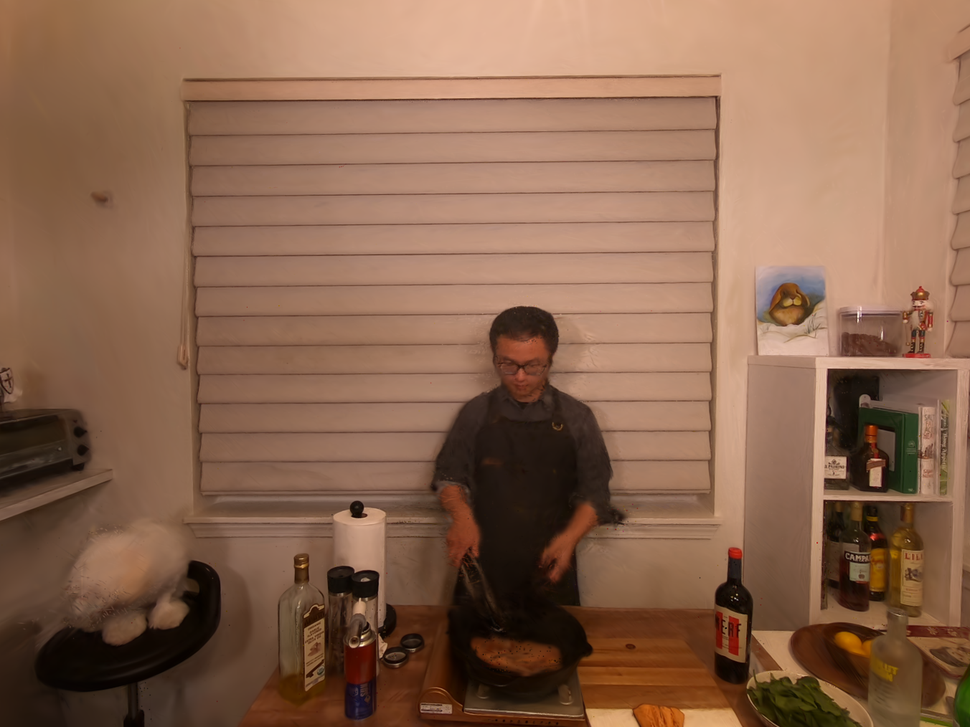
#> input picture data/disparity/images/left.png, 970 x 727 px, shrunk from 1352 x 1014 before the run
$ python disparitymap_tests.py
#> lines starting #> are read from the running program, lines starting #| are printed output that depends on the picture
import cv2
import numpy as np
import matplotlib.pyplot as plt

# Load the left image and disparity map
left_image = cv2.imread("./data/disparity/images/left.png")  # Change to your image path
#> left_image is the input picture: shape (727, 970, 3); mean B, G, R 78.6, 101.6, 138.4
disparity_map = cv2.imread("./data/disparity/disparity/sceneflow.png", cv2.IMREAD_GRAYSCALE)
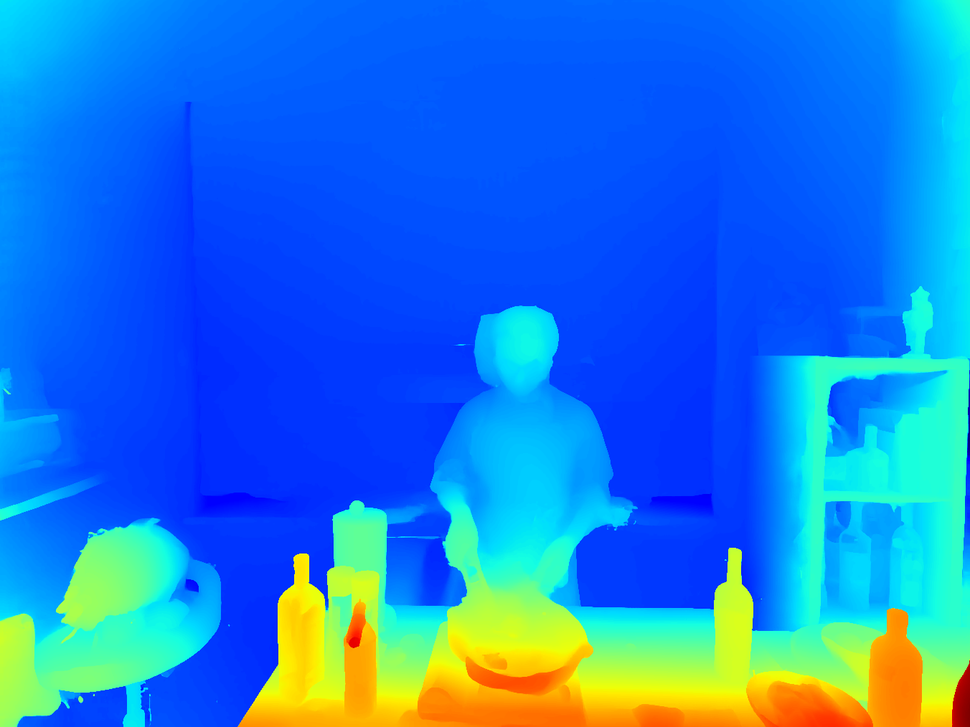
#> input picture data/disparity/disparity/sceneflow.png, 970 x 727 px, shrunk from 1352 x 1014 before the run
#> disparity_map: shape (727, 970); min 13, max 225, mean 107.5
ground_truth_right = cv2.imread("./data/disparity/images/right.png")  # Ground truth right image
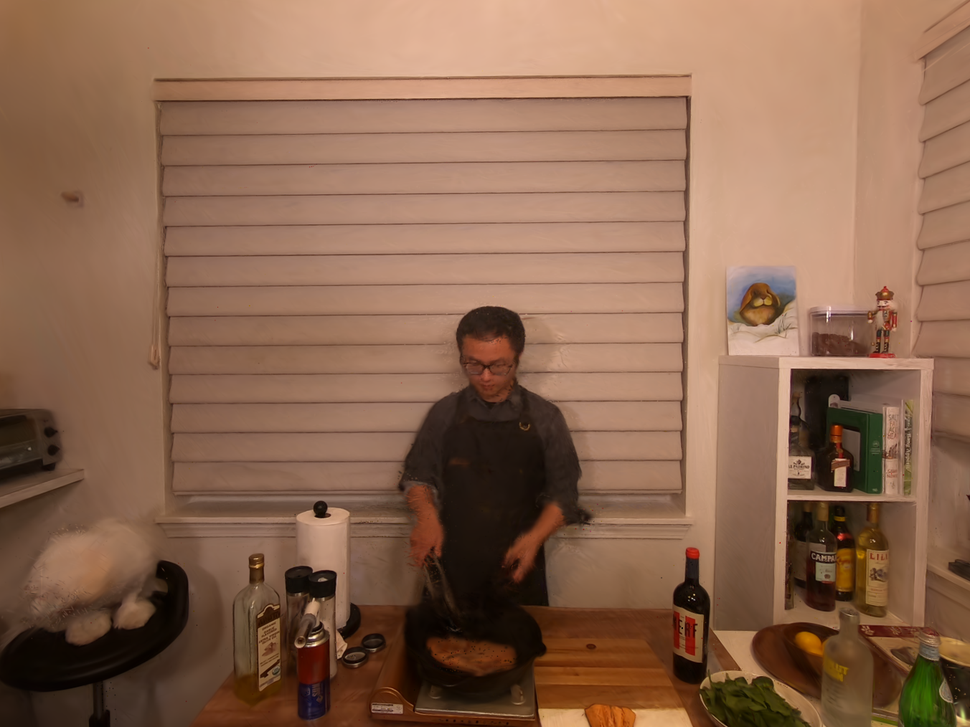
#> input picture data/disparity/images/right.png, 970 x 727 px, shrunk from 1352 x 1014 before the run
#> ground_truth_right is the input picture: shape (727, 970, 3); mean B, G, R 79.2, 102.4, 139.2

# Convert disparity to float
disparity_map = disparity_map.astype(np.float32)

mean_disp = np.mean(disparity_map)
#> mean_disp = 107.5
min_disp = np.min(disparity_map)
#> min_disp = 13


# Get image dimensions
h, w, _ = left_image.shape
#> h = 727; w = 970

# Initialize an empty right image (same shape as left image)
estimated_right = np.zeros_like(left_image)

# Warp pixels from left to right image
for y in range(h):
    for x in range(w):
        d = int(disparity_map[y, x])  # Read disparity value
        x_new = x - (d)  # Compute new x position in right image

        if 0 <= x_new < w:
            estimated_right[y, x_new] = left_image[y, x]
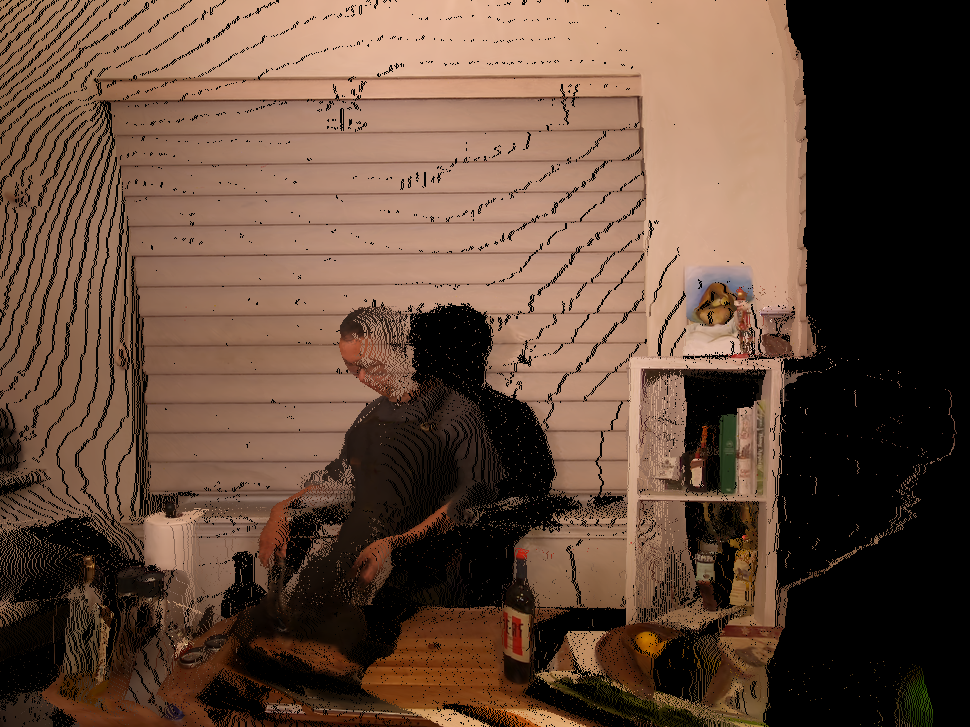
#> estimated_right: shape (727, 970, 3); mean B, G, R 58.9, 75.1, 101.4


ground_truth_gray = cv2.cvtColor(ground_truth_right, cv2.COLOR_BGR2GRAY)
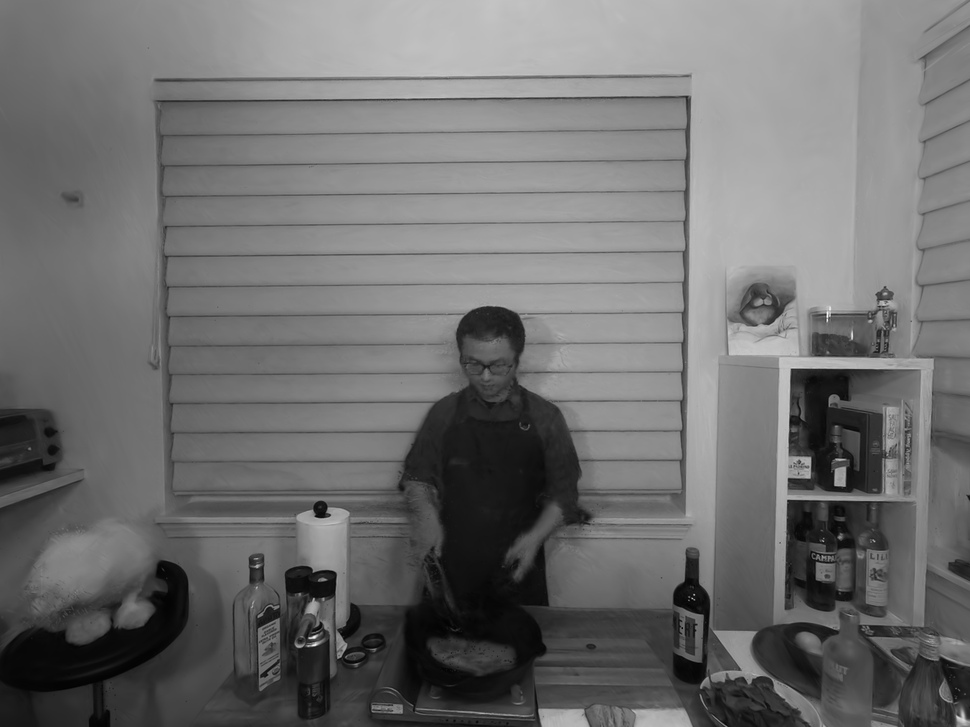
#> ground_truth_gray: shape (727, 970); min 2, max 254, mean 110.8
estimated_gray = cv2.cvtColor(estimated_right, cv2.COLOR_BGR2GRAY)
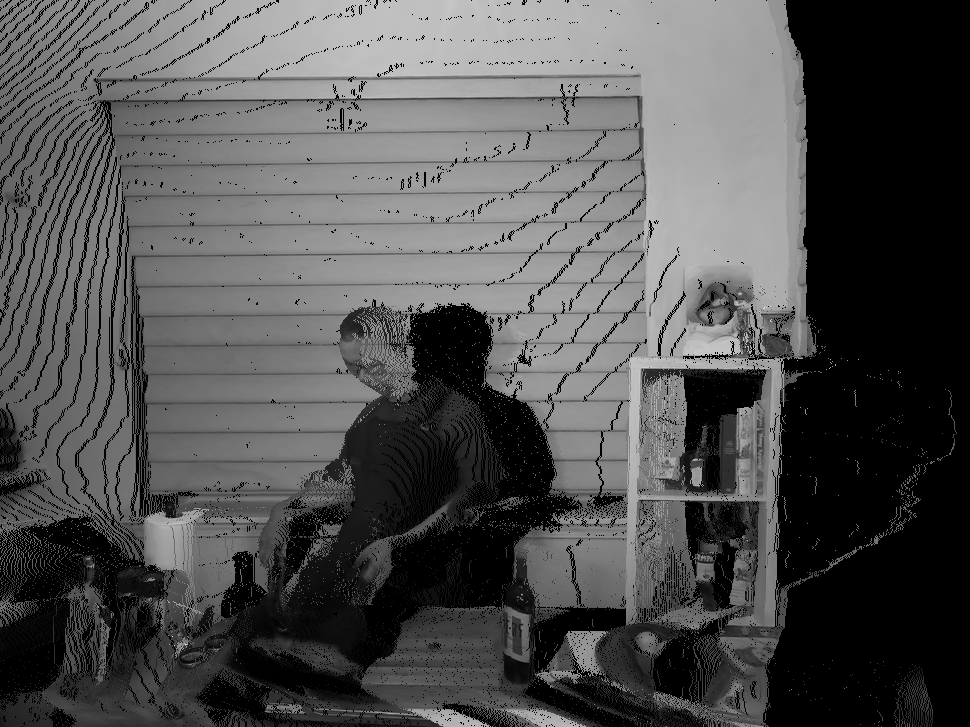
#> estimated_gray: shape (727, 970); min 0, max 235, mean 81.1

difference = cv2.absdiff(ground_truth_gray, estimated_gray)
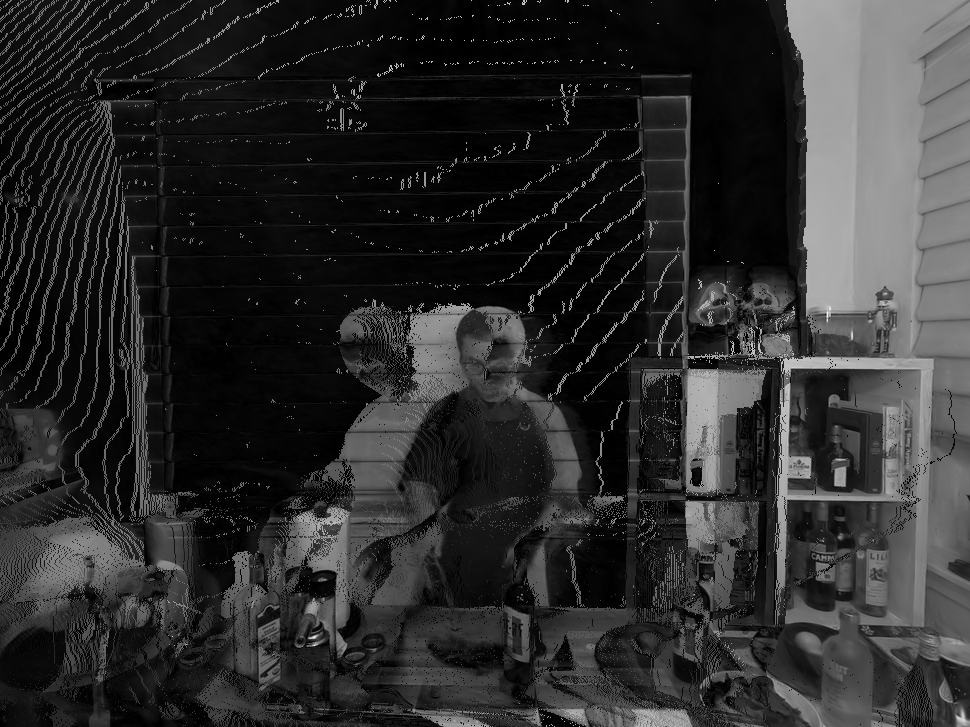
#> difference: shape (727, 970); min 0, max 254, mean 44.9

# Display images and difference side by side
plt.figure(figsize=(12, 5))

plt.subplot(1, 3, 1)
plt.imshow(cv2.cvtColor(ground_truth_right, cv2.COLOR_BGR2RGB))
plt.title("Ground Truth Right Image")
plt.axis("off")

plt.subplot(1, 3, 2)
plt.imshow(cv2.cvtColor(estimated_right, cv2.COLOR_BGR2RGB))
plt.title("Estimated Right Image")
plt.axis("off")

plt.subplot(1, 3, 3)
plt.imshow(difference, cmap="hot")  # Heatmap for better visualization
plt.colorbar()
plt.title("ABS-Difference between GT and Pred")
plt.axis("off")

plt.show()
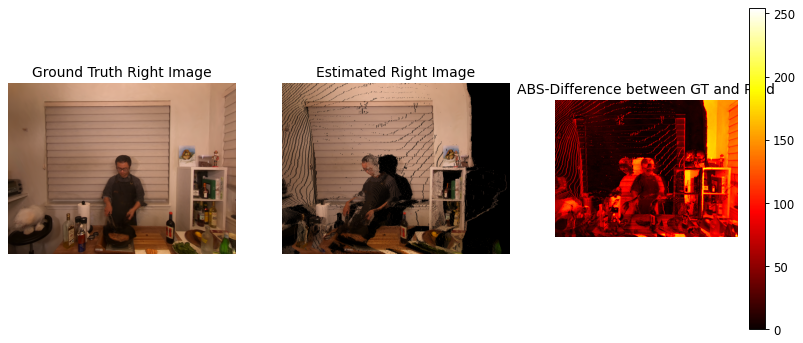
#> figure drawn by matplotlib, 4 panels
